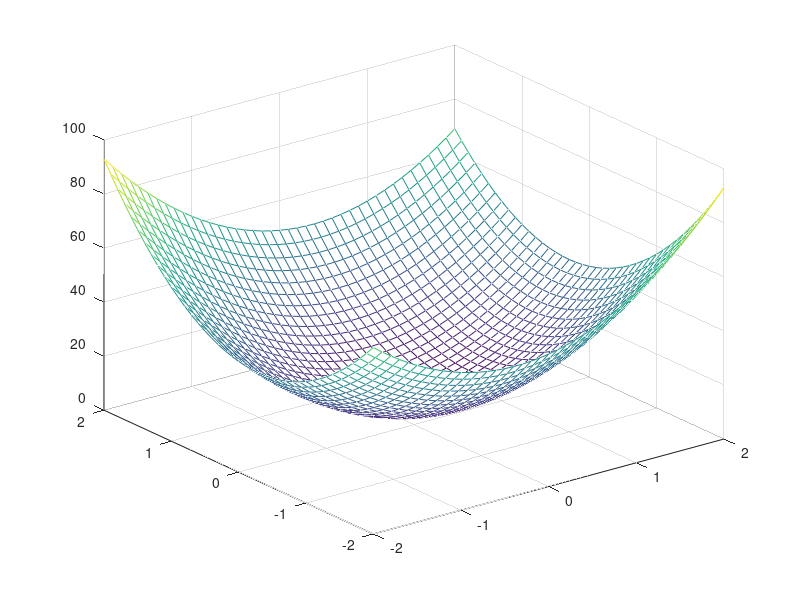
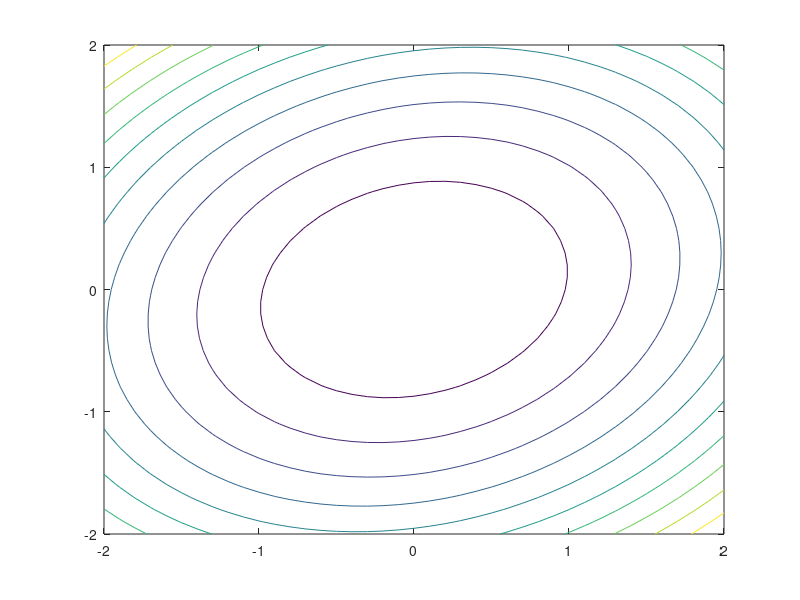

The MATLAB script that drew these images, in order: (Note: this script raises an error after producing the figures.)
clear all
close all;
clc;

x1 = -2 : 0.1 : 2;
x2 = x1;
h = 0.01;

fg = @(x1, x2)((8*x1.^2+10*x2.^2) - 3*x1.*x2+9);
f = @(x)((8*x(1).^2+10*x(2).^2) - 3*x(1).*x(2)+9);

figure(1);
[x1, x2] = meshgrid(x1, x2);
mesh(x1, x2, fg(x1, x2));

figure(2);
contour(x1, x2, fg(x1, x2));
x0 = ginput(1)';
hold on;
plot(x0(1), x0(2), '*r');

m = menu('modszer', 'masodrendu', 'konjugalt');

if m == 1
    m1 = menu('valtozat', 'Newton-modszer', 'Kvazi Newton', 'Levenberg', 'David-Fletcher');
    S = 1;    
    
    for i = 1 : 100
       gr = aut3grad(f, x0, h);
       
       if m1 == 1
           H = aut3hess(f, x0, h);
           Hi = inv(H);
       end
       
       if m1 == 2
          h_ = 0.25;
          H = aut3hess(f, x0, h_);
          
          while(1)
           if (det(H) == 0 || gr'*inv(H)*gr < 0) 
              h_ = h_/2;
            end
          end
          
          Hi = inv(H);
       end
       
       if m1 == 3
           gamma0 = 200;
           Hi = inv(gr * gr' + gamma0*eye(2)) * f(x0);
       end
       
       x = x0 - S*Hi*gr;
       
       if norm(x - x0) < 0.0001
           break
       end
       
       x0 = x;
       plot(x0(1), x0(2), '*');
    end
end













